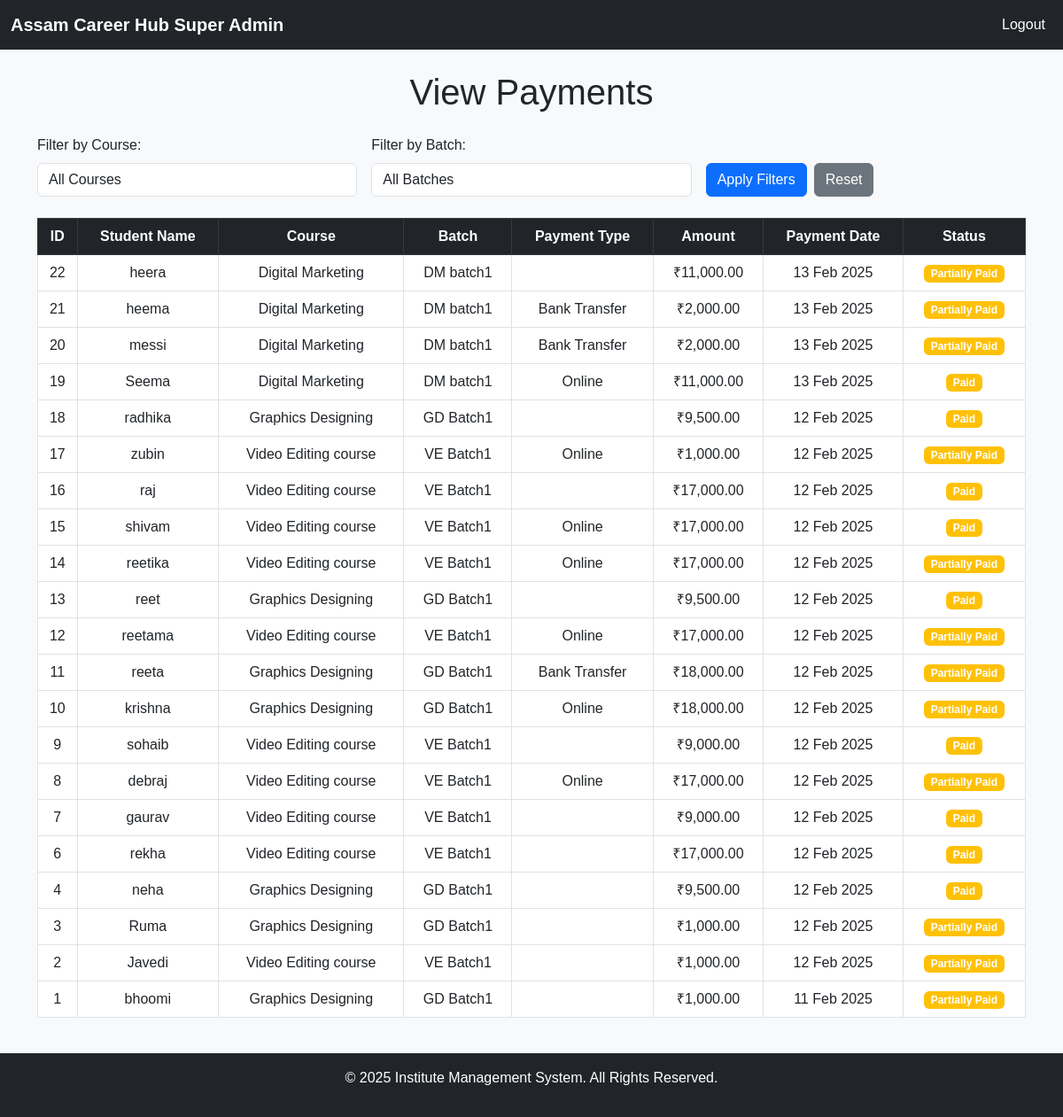
Screenshot of /super_admin/payments/view_payments.php (signed in) with the database file from the repository.
### tables this page shows
CREATE TABLE `payments` (
  `payment_id` int(11) NOT NULL,
  `student_id` int(11) NOT NULL,
  `course_id` int(11) NOT NULL,
  `batch_id` int(11) NOT NULL,
  `booking_amount` decimal(10,2) DEFAULT 0.00,
  `installment_1` decimal(10,2) DEFAULT 0.00,
  `installment_2` decimal(10,2) DEFAULT 0.00,
  `full_payment` decimal(10,2) DEFAULT 0.00,
  `total_paid` decimal(10,2) GENERATED ALWAYS AS (`booking_amount` + `installment_1` + `installment_2` + `full_payment`) STORED,
  `status` enum('Pending','Partially Paid','Paid') DEFAULT 'Pending',
  `payment_date` timestamp NOT NULL DEFAULT current_timestamp(),
  `payment_type` enum('Cash','Online','Bank Transfer') NOT NULL,
  `amount` decimal(10,2) NOT NULL
);

CREATE TABLE `students` (
  `student_id` int(11) NOT NULL,
  `name` varchar(100) NOT NULL,
  `email` varchar(100) DEFAULT NULL,
  `password` varchar(255) DEFAULT NULL,
  `phone` varchar(15) DEFAULT NULL,
  `address` text DEFAULT NULL,
  `registration_date` datetime DEFAULT current_timestamp(),
  `city` varchar(255) DEFAULT NULL,
  `state` varchar(255) DEFAULT NULL,
  `gender` enum('Male','Female','Other') NOT NULL
);

CREATE TABLE `courses` (
  `course_id` int(11) NOT NULL,
  `course_name` varchar(100) NOT NULL,
  `description` text DEFAULT NULL,
  `duration` varchar(50) DEFAULT NULL,
  `fee` decimal(10,2) NOT NULL,
  `created_by` int(11) DEFAULT NULL,
  `created_at` datetime DEFAULT current_timestamp(),
  `active` tinyint(1) DEFAULT 1,
  `booking_amount` decimal(10,2) NOT NULL DEFAULT 0.00
);

CREATE TABLE `batches` (
  `batch_id` int(11) NOT NULL,
  `course_id` int(11) NOT NULL,
  `batch_name` varchar(100) NOT NULL,
  `start_date` date DEFAULT NULL,
  `end_date` date DEFAULT NULL,
  `active` tinyint(1) DEFAULT 1,
  `created_at` datetime DEFAULT current_timestamp()
);

### super_admin/payments/view_payments.php (the view, shortened to what this page needs)
<?php
include '../../config.php';
$whereClauses = [];
$params = [];
$whereSQL = $whereClauses ? ' WHERE ' . implode(' AND ', $whereClauses) : '';
$sql = "
    SELECT
        p.payment_id, s.name AS student_name, c.course_name, b.batch_name,
        p.payment_type, p.amount, p.payment_date, p.status
    FROM Payments p
    JOIN Students s ON p.student_id = s.student_id
    JOIN Courses c ON p.course_id = c.course_id
    JOIN Batches b ON p.batch_id = b.batch_id
    $whereSQL
    ORDER BY p.payment_date DESC
";
$stmt = $conn->prepare($sql);
$stmt->execute($params);
$payments = $stmt->fetchAll(PDO::FETCH_ASSOC);
?>
<?php include '../includes/super_admin_header.php'; ?>
<div class="container my-4">
    <h1 class="text-center mb-4">View Payments</h1>
    <form method="GET" class="row g-3 mb-4">
        <div class="col-md-4">
            <label for="course_id" class="form-label">Filter by Course:</label>
            <select name="course_id" id="course_id" class="form-control" onchange="this.form.submit()">
                <option value="">All Courses</option>
            </select>
        </div>
        <div class="col-md-4">
            <label for="batch_id" class="form-label">Filter by Batch:</label>
            <select name="batch_id" id="batch_id" class="form-control">
                <option value="">All Batches</option>
            </select>
        </div>
        <div class="col-md-4 d-flex align-items-end">
            <button type="submit" class="btn btn-primary">Apply Filters</button>
            <a href="view_payments.php" class="btn btn-secondary ms-2">Reset</a>
        </div>
    </form>
    <div class="table-responsive">
        <table class="table table-bordered table-hover">
            <thead class="table-dark">
                <tr>
                    <th>ID</th>
                    <th>Student Name</th>
                    <th>Course</th>
                    <th>Batch</th>
                    <th>Payment Type</th>
                    <th>Amount</th>
                    <th>Payment Date</th>
                    <th>Status</th>
                </tr>
            </thead>
            <tbody>
                <?php if (count($payments) > 0): ?>
                    <?php foreach ($payments as $payment): ?>
                        <tr>
                            <td><?php echo $payment['payment_id']; ?></td>
                            <td><?php echo $payment['student_name']; ?></td>
                            <td><?php echo $payment['course_name']; ?></td>
                            <td><?php echo $payment['batch_name']; ?></td>
                            <td><?php echo ucfirst($payment['payment_type']); ?></td>
                            <td>₹<?php echo number_format($payment['amount'], 2); ?></td>
                            <td><?php echo date('d M Y', strtotime($payment['payment_date'])); ?></td>
                            <td>
                                <span class="badge <?php echo $payment['status'] === 'Completed' ? 'bg-success' : 'bg-warning'; ?>">
                                    <?php echo $payment['status']; ?>
                                </span>
                            </td>
                        </tr>
                    <?php endforeach; ?>
                <?php else: ?>
                    <tr>
                        <td colspan="8" class="text-center">No payments found.</td>
                    </tr>
                <?php endif; ?>
            </tbody>
        </table>
    </div>
</div>
<?php include '../includes/super_admin_footer.php'; ?>

### css/style.css (style rules this page uses)
body { font-family: "Arial", sans-serif; background-color: #f8f9fa; }
.table { text-align: center; }

### rows the page displays
payments: payment_id "22", student.name "heera", course.course_name "Digital Marketing", batch.batch_name "DM batch1", amount "11,000.00", payment_date "13 Feb 2025", status "Partially Paid"
payments: payment_id "21", student.name "heema", course.course_name "Digital Marketing", batch.batch_name "DM batch1", payment_type "Bank Transfer", amount "2,000.00", payment_date "13 Feb 2025", status "Partially Paid"
payments: payment_id "20", student.name "messi", course.course_name "Digital Marketing", batch.batch_name "DM batch1", payment_type "Bank Transfer", amount "2,000.00", payment_date "13 Feb 2025", status "Partially Paid"
payments: payment_id "19", student.name "Seema", course.course_name "Digital Marketing", batch.batch_name "DM batch1", payment_type "Online", amount "11,000.00", payment_date "13 Feb 2025", status "Paid"
payments: payment_id "18", student.name "radhika", course.course_name "Graphics Designing", batch.batch_name "GD Batch1", amount "9,500.00", payment_date "12 Feb 2025", status "Paid"
payments: payment_id "17", student.name "zubin", course.course_name "Video Editing course", batch.batch_name "VE Batch1", payment_type "Online", amount "1,000.00", payment_date "12 Feb 2025", status "Partially Paid"
payments: payment_id "16", student.name "raj", course.course_name "Video Editing course", batch.batch_name "VE Batch1", amount "17,000.00", payment_date "12 Feb 2025", status "Paid"
payments: payment_id "15", student.name "shivam", course.course_name "Video Editing course", batch.batch_name "VE Batch1", payment_type "Online", amount "17,000.00", payment_date "12 Feb 2025", status "Paid"
payments: payment_id "14", student.name "reetika", course.course_name "Video Editing course", batch.batch_name "VE Batch1", payment_type "Online", amount "17,000.00", payment_date "12 Feb 2025", status "Partially Paid"
payments: payment_id "13", student.name "reet", course.course_name "Graphics Designing", batch.batch_name "GD Batch1", amount "9,500.00", payment_date "12 Feb 2025", status "Paid"
payments: payment_id "12", student.name "reetama", course.course_name "Video Editing course", batch.batch_name "VE Batch1", payment_type "Online", amount "17,000.00", payment_date "12 Feb 2025", status "Partially Paid"
payments: payment_id "11", student.name "reeta", course.course_name "Graphics Designing", batch.batch_name "GD Batch1", payment_type "Bank Transfer", amount "18,000.00", payment_date "12 Feb 2025", status "Partially Paid"
payments: payment_id "10", student.name "krishna", course.course_name "Graphics Designing", batch.batch_name "GD Batch1", payment_type "Online", amount "18,000.00", payment_date "12 Feb 2025", status "Partially Paid"
payments: payment_id "9", student.name "sohaib", course.course_name "Video Editing course", batch.batch_name "VE Batch1", amount "9,000.00", payment_date "12 Feb 2025", status "Paid"
payments: payment_id "8", student.name "debraj", course.course_name "Video Editing course", batch.batch_name "VE Batch1", payment_type "Online", amount "17,000.00", payment_date "12 Feb 2025", status "Partially Paid"
payments: payment_id "7", student.name "gaurav", course.course_name "Video Editing course", batch.batch_name "VE Batch1", amount "9,000.00", payment_date "12 Feb 2025", status "Paid"
payments: payment_id "6", student.name "rekha", course.course_name "Video Editing course", batch.batch_name "VE Batch1", amount "17,000.00", payment_date "12 Feb 2025", status "Paid"
payments: payment_id "4", student.name "neha", course.course_name "Graphics Designing", batch.batch_name "GD Batch1", amount "9,500.00", payment_date "12 Feb 2025", status "Paid"
payments: payment_id "3", student.name "Ruma", course.course_name "Graphics Designing", batch.batch_name "GD Batch1", amount "1,000.00", payment_date "12 Feb 2025", status "Partially Paid"
payments: payment_id "2", student.name "Javedi", course.course_name "Video Editing course", batch.batch_name "VE Batch1", amount "1,000.00", payment_date "12 Feb 2025", status "Partially Paid"
payments: payment_id "1", student.name "bhoomi", course.course_name "Graphics Designing", batch.batch_name "GD Batch1", amount "1,000.00", payment_date "11 Feb 2025", status "Partially Paid"
